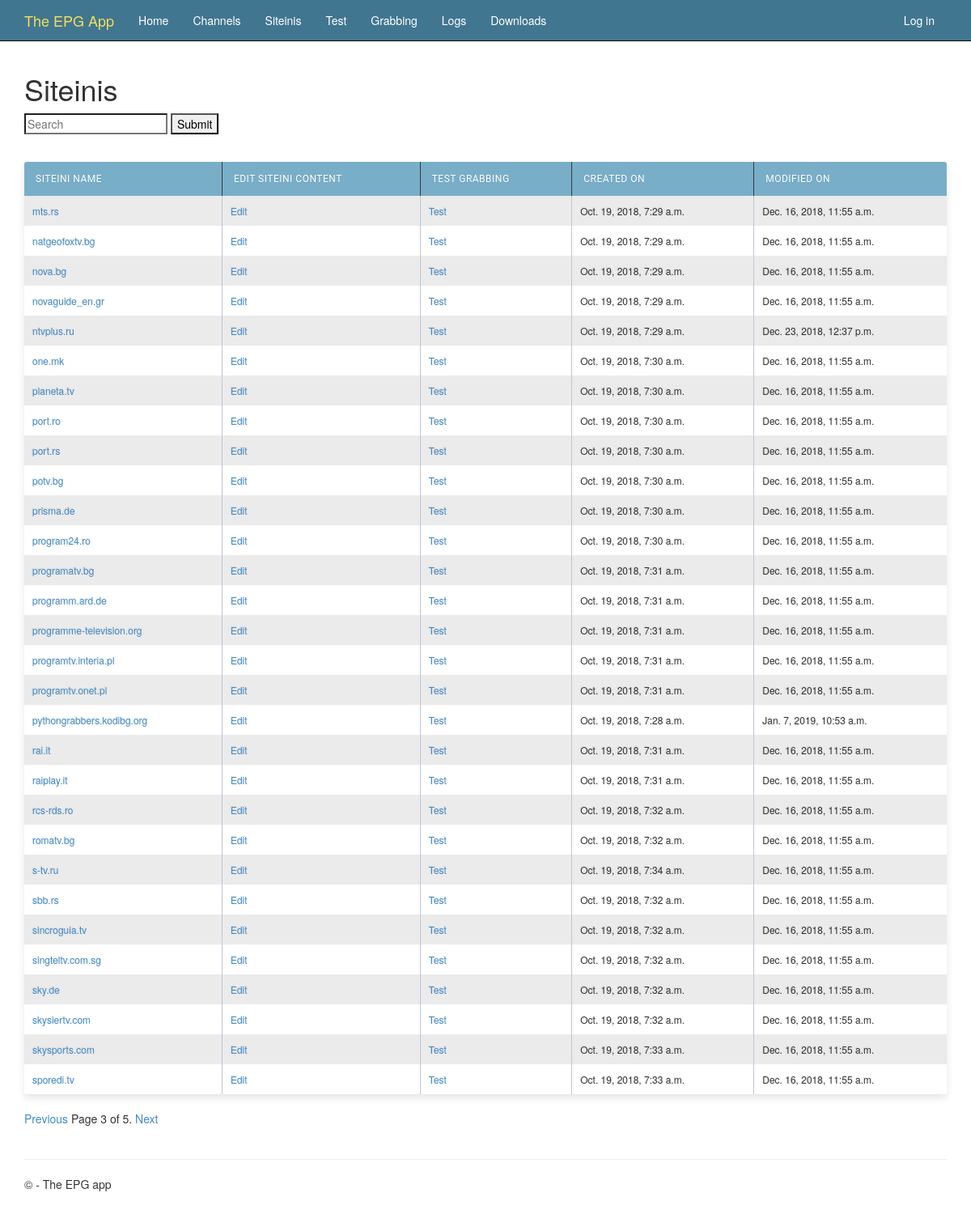
Page /siteinis/?page=3 on the earlier database version.
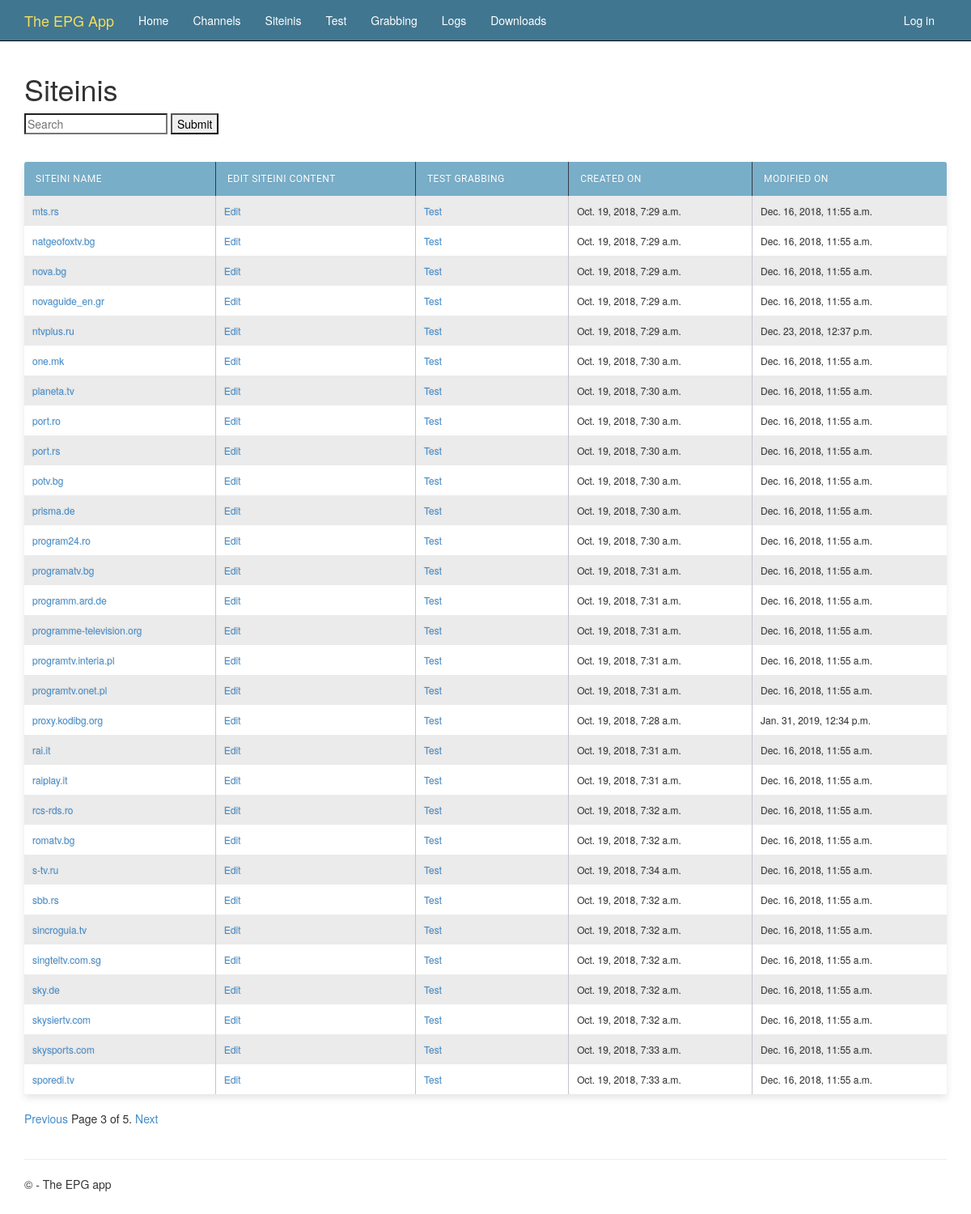
Same page on the later database version.
### epgapp/models.py (models this page shows, shortened)
class Siteini(models.Model):
  import uuid
  name     = models.CharField('Name of siteini file', max_length=32)
  slug     = models.SlugField('Slug', unique=False, default="", help_text='How it appears in URL')
  enabled  = models.BooleanField(default=True)
  content  = models.TextField()
  created  = models.DateTimeField(auto_now_add=True)
  modified = models.DateTimeField(auto_now=True)
  def get_absolute_url(self):
    return reverse('siteini-detail', args=[str(self.slug)])
  class Meta:
    ordering = ['name']
    verbose_name_plural = '       Siteinis'

### epgapp/views.py (the view)
# urls.py: url(r'^siteinis/$', epgapp.views.SiteiniListView.as_view(), name='siteini-list'),
class SiteiniListView(ListView):
    model = Siteini
    paginate_by = 30
    def get_context_data(self, **kwargs):
        context = super().get_context_data(**kwargs)
        context['now'] = timezone.now()
        return context
    def get_queryset(self):
      result = super(SiteiniListView, self).get_queryset()
      q = self.request.GET.get('q')
      if q:
        result = result.filter(name__icontains=q)
      return result

### epgapp/templates/epgapp/siteini_list.html
{% extends "layout.html" %}
{% block content %}
<h1>Siteinis</h1>
<form id="searchform" action="{% url 'siteini-list' %}" method="GET" accept-charset="utf-8">
    <input class="searchfield" id="searchbox" name="q" type="text" placeholder="Search">
    <input class="" type="submit" value="Submit"/>
</form>
<br />
<table class="maintable">
    <thead>
        <tr>
            <th>Siteini name</th>
            <th>Edit siteini content</th>
            <th>Test grabbing</th>
            <th>Created on</th>
            <th>Modified on</th>
        </tr>
    </thead>
    <tbody>
    {% for o in object_list %}
        {% if o.enabled %}
        <tr>
            <td><a href="{{ o.get_absolute_url }}">{{ o.name }}</a></td>
            <td><a href="{% url 'admin:epgapp_siteini_change' o.id %}">Edit</a></td>
            <td><a href="{% url 'siteini-test' %}#{{o.name}}">Test</a></td>
            <td>{{ o.created }}</td>
            <td>{{ o.modified }}</td>
        </tr>
        {% endif %}
    {% empty %}
        <tr><td colspan="3">No stats yet.</td></tr>
    {% endfor %}
    </tbody>
</table>
{% if is_paginated %}
    <div class="pagination">
        <span class="page-links">
            {% if page_obj.has_previous %}
                <a href="{% url 'siteini-list' %}?page={{ page_obj.previous_page_number }}">Previous</a>
            {% endif %}
            <span class="page-current">
                Page {{ page_obj.number }} of {{ page_obj.paginator.num_pages }}.
            </span>
            {% if page_obj.has_next %}
                <a href="{% url 'siteini-list' %}?page={{ page_obj.next_page_number }}">Next</a>
            {% endif %}
        </span>
    </div>
{% endif %}
{% endblock %}

### epgapp/templates/layout.html (shortened to what this page needs)
﻿<!DOCTYPE html>
<html>
<head>
    {% load staticfiles %}
    <link rel="stylesheet" type="text/css" href="{% static 'content/bootstrap.css' %}" />
    <link rel="stylesheet" type="text/css" href="{% static 'content/site.css' %}" />
</head>
<body>
    <div class="navbar navbar-inverse navbar-fixed-top">
        <div class="container">
            <div class="navbar-header">
                <a href="/" class="navbar-brand">The EPG App</a>
            </div>
            <div class="navbar-collapse collapse">
                <ul class="nav navbar-nav">
                    <li><a href="{% url 'channel-list' %}"><span>Home</span></a></li>
                    <li><a href="{% url 'channel-list' %}"><span>Channels</span></a></li>
                    <li><a href="{% url 'siteini-list' %}"><span>Siteinis</span></a>
                    <li><a href="{% url 'siteini-test' %}"><span>Test</span></a></li>
                    <li><a href="{% url 'grabbing' %}"><span>Grabbing</span></a></li>
                    <li><a href="/logs/"><span>Logs</span></a></li>
                    <li><a href="{% url 'downloads-url' %}"><span>Downloads</span></a>
                </ul>
                {% include 'registration/loginpartial.html' %}
            </div>
        </div>
    </div>
    <div class="container body-content">
    {% block content %}{% endblock %}
        <hr/>
        <footer>
            <p>&copy; {{ year }} - The EPG app</p>
        </footer>
    </div>
</body>
</html>

### epgapp/templates/registration/loginpartial.html
{% if user.is_authenticated %}
<form id="logoutForm" action="/logout" method="post" class="navbar-right">
    {% csrf_token %}
    <ul class="nav navbar-nav navbar-right">
        <li><span class="navbar-brand">Hello {{ user.username }}!</span></li>
        <li><a href="{% url 'admin:index' %}">Administration</a></li>
        <li><a href="javascript:document.getElementById('logoutForm').submit()">Log off</a></li>
    </ul>
</form>
{% else %}
<ul class="nav navbar-nav navbar-right">
    <li><a href="{% url 'login' %}">Log in</a></li>
</ul>
{% endif %}

### epgapp/static/content/site.css (style rules this page uses)
body { padding-top: 50px; padding-bottom: 20px; }
.body-content { padding-left: 15px; padding-right: 15px; }
input, select, textarea { max-width: 280px; }
table.maintable { width: 100%; background: white; border-radius: 3px; border-collapse: collapse; height: 320px; margin: auto; padding: 5px; box-shadow: 0 5px 10px rgba(0, 0, 0, 0.1); animation: float 5s infinite; }
table.maintable th { font-family: "Roboto","Lucida Grande","DejaVu Sans","Bitstream Vera Sans",Verdana,Arial,sans-serif; color: #fff; background: #79aec8; letter-spacing: 0.5px; border-right: 1px solid #343a45; font-size: 12px; font-weight: 400; padding: 14px; text-transform: uppercase; text-align: left; text-shadow: 0 1px 1px rgba(0, 0, 0, 0.1); vertical-align: middle; }
table.maintable th:first-child { border-top-left-radius: 3px; }
table.maintable th:last-child { border-top-right-radius: 3px; border-right: none; }
tr:first-child { border-top: none; }
tr:last-child { border-bottom: none; }
table.maintable tr:nth-child(odd) td { background: #EBEBEB; }
tr:last-child td:first-child { border-bottom-left-radius: 3px; }
tr:last-child td:last-child { border-bottom-right-radius: 3px; }
td { background: #FFFFFF; padding: 10px; text-align: left; vertical-align: middle; font-weight: 300; font-size: 12px; text-shadow: -1px -1px 1px rgba(0, 0, 0, 0.1); border-right: 1px solid #C1C3D1; }
td:last-child { border-right: 0px; }

Differences in the rows shown:
changed Siteini: name "pythongrabbers.kodibg.org" → "proxy.kodibg.org"; modified "Jan. 7, 2019, 10:53 a.m." → "Jan. 31, 2019, 12:34 p.m."
